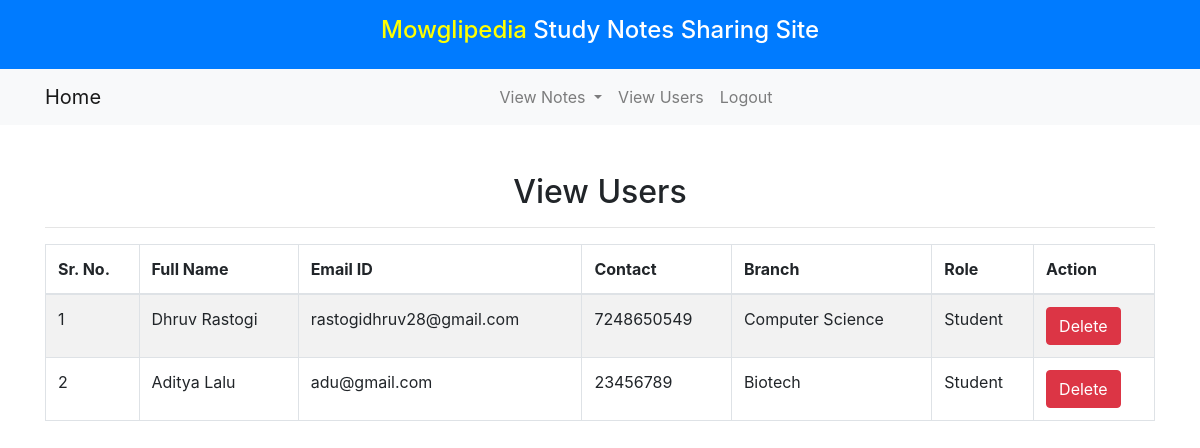
The app's page /view_users/ (signed in), older data.
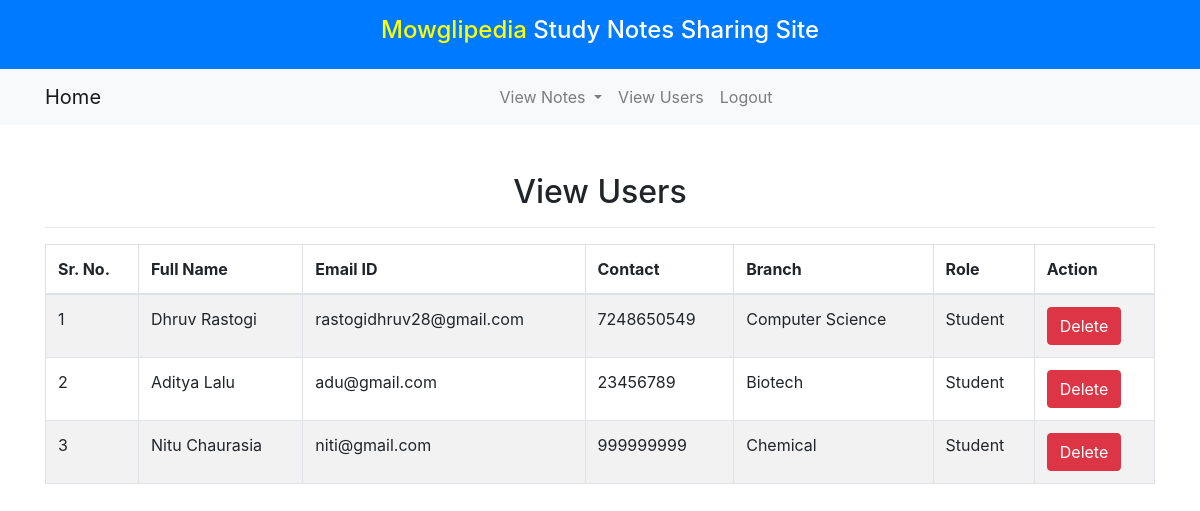
The same page, newer data.
### notes/models.py (models this page shows, shortened)
class Signup(models.Model):
    user = models.ForeignKey(User,on_delete=models.CASCADE)
    contact = models.CharField(max_length=10,null=True)
    branch = models.CharField(max_length=30)
    role = models.CharField(max_length=15)

### notes/views.py (the view)
# urls.py: path('view_users/', view_users, name='view_users'),
def view_users(request):
    if not request.user.is_authenticated:
        return redirect('login')
    users = Signup.objects.all()
    d = {'users': users,}
    return render(request, 'view_users.html', d)

### notes/templates/view_users.html (shortened to what this page needs)
{% extends 'admin_nav.html' %}
{% load static %}
{% block body %}
<link rel="stylesheet" href="https://cdn.datatables.net/2.0.8/css/dataTables.bootstrap4.css">
<div class="container mt-5">
    <h2 class="text-center">View Users</h2>
    <hr>
    <div class="table-responsive">
        <table class="table table-bordered table-striped" id="example">
            <thead>
                <tr>
                    <th>Sr. No.</th>
                    <th>Full Name</th>
                    <th>Email ID</th>
                    <th>Contact</th>
                    <th>Branch</th>
                    <th>Role</th>
                    <th>Action</th>
                </tr>
            </thead>
            <tbody>
                {% for user in users %}
                <tr>
                    <td>{{ forloop.counter }}</td>
                    <td>{{ user.user.first_name }} {{ user.user.last_name }}</td>
                    <td>{{ user.user.username }}</td>
                    <td>{{ user.contact }}</td>
                    <td>{{ user.branch }}</td>
                    <td>{{ user.role }}</td>
                    <td>
                        <a href="{% url 'delete_users' user.user.id %}" class="btn btn-danger" onclick="return confirm('Are you sure you want to delete?')">Delete</a>
                    </td>
                </tr>
                {% endfor %}
            </tbody>
        </table>
    </div>
</div>
{% endblock %}

Row changes from the older to the newer data that the page shows:
added Signup: user.first_name "Nitu", user.last_name "Chaurasia", user.username "niti@gmail.com", contact "999999999", branch "Chemical", role "Student"
